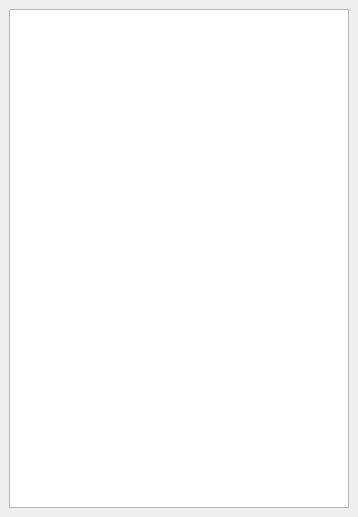
<?xml version="1.0" encoding="UTF-8"?>
<ui version="4.0">
 <class>MainWindow</class>
 <widget class="QMainWindow" name="MainWindow">
  <property name="geometry">
   <rect>
    <x>0</x>
    <y>0</y>
    <width>358</width>
    <height>517</height>
   </rect>
  </property>
  <property name="windowTitle">
   <string>MainWindow</string>
  </property>
  <widget class="QWidget" name="centralwidget">
   <layout class="QHBoxLayout" name="horizontalLayout">
    <item>
     <widget class="QGraphicsView" name="graphicsView"/>
    </item>
   </layout>
  </widget>
 </widget>
 <resources/>
 <connections/>
</ui>
